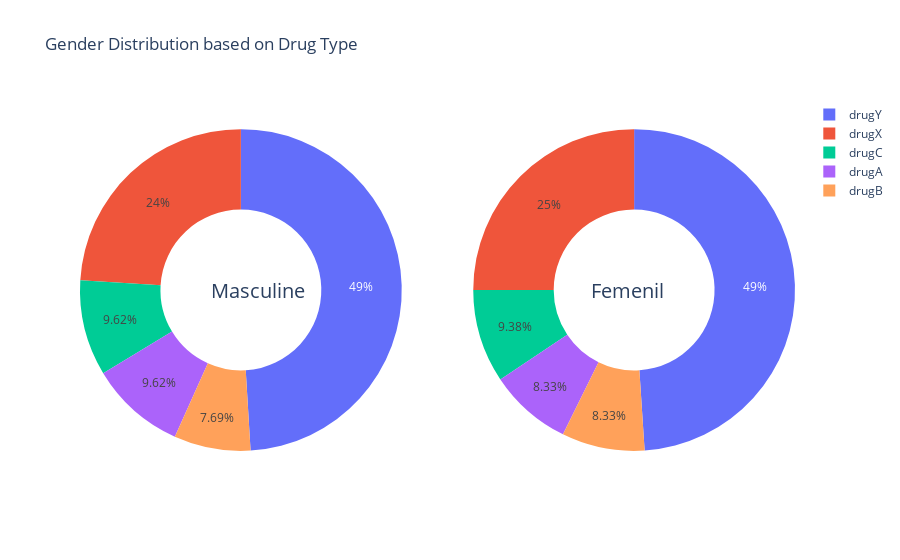

Notebook cell for this chart:
### Markdown cell above
**Gender Distribution by Drug**

### Code cell
df_drug_f=df_drug[df_drug['Sex']=='F'].value_counts()
df_drug_m=df_drug[df_drug['Sex']=='M'].value_counts()

#subplot donut heroes and villains by race
fig=make_subplots(rows=1, cols=2, specs=[[{'type':'domain'}, {'type':'domain'}]])
fig.add_trace(go.Pie(labels=df_drug['Drug'], values=df_drug_m, name="Masculine"),
              1, 1)
fig.add_trace(go.Pie(labels=df_drug['Drug'], values=df_drug_f, name="Femenil"),
              1, 2)

# Use `hole` to create a donut-like pie chart
fig.update_traces(hole=.5, hoverinfo="label+percent+name")

fig.update_layout(
    title_text="Gender Distribution based on Drug Type",
    # Add annotations in the center of the donut pies.
    annotations=[dict(text='Masculine', x=0.18, y=0.5, font_size=20, showarrow=False),
                 dict(text='Femenil', x=0.82, y=0.5, font_size=20, showarrow=False)])
fig.show()

### Figure 1 — Plotly figure (JSON) as saved in the notebook; plotly's stock layout.template omitted (floating-point values rounded to 4 significant figures; data arrays with more than 128 entries replaced by an {"elided": "..."} marker saying what was removed)
{"data": [{"domain": {"x": [0.0, 0.45], "y": [0.0, 1.0]}, "hole": 0.5, "hoverinfo": "label+percent+name", "labels": {"elided": "200 str values"}, "name": "Masculine", "type": "pie", "values": [1, 1, 1, 1, 1, 1, 1, 1, 1, 1, 1, 1, 1, 1, 1, 1, 1, 1, 1, 1, 1, 1, 1, 1, 1, 1, 1, 1, 1, 1, 1, 1, 1, 1, 1, 1, 1, 1, 1, 1, 1, 1, 1, 1, 1, 1, 1, 1, 1, 1, 1, 1, 1, 1, 1, 1, 1, 1, 1, 1, 1, 1, 1, 1, 1, 1, 1, 1, 1, 1, 1, 1, 1, 1, 1, 1, 1, 1, 1, 1, 1, 1, 1, 1, 1, 1, 1, 1, 1, 1, 1, 1, 1, 1, 1, 1, 1, 1, 1, 1, 1, 1, 1, 1]}, {"domain": {"x": [0.55, 1.0], "y": [0.0, 1.0]}, "hole": 0.5, "hoverinfo": "label+percent+name", "labels": {"elided": "200 str values"}, "name": "Femenil", "type": "pie", "values": [1, 1, 1, 1, 1, 1, 1, 1, 1, 1, 1, 1, 1, 1, 1, 1, 1, 1, 1, 1, 1, 1, 1, 1, 1, 1, 1, 1, 1, 1, 1, 1, 1, 1, 1, 1, 1, 1, 1, 1, 1, 1, 1, 1, 1, 1, 1, 1, 1, 1, 1, 1, 1, 1, 1, 1, 1, 1, 1, 1, 1, 1, 1, 1, 1, 1, 1, 1, 1, 1, 1, 1, 1, 1, 1, 1, 1, 1, 1, 1, 1, 1, 1, 1, 1, 1, 1, 1, 1, 1, 1, 1, 1, 1, 1, 1]}], "layout": {"annotations": [{"font": {"size": 20}, "showarrow": false, "text": "Masculine", "x": 0.18, "y": 0.5}, {"font": {"size": 20}, "showarrow": false, "text": "Femenil", "x": 0.82, "y": 0.5}], "title": {"text": "Gender Distribution based on Drug Type"}}}
